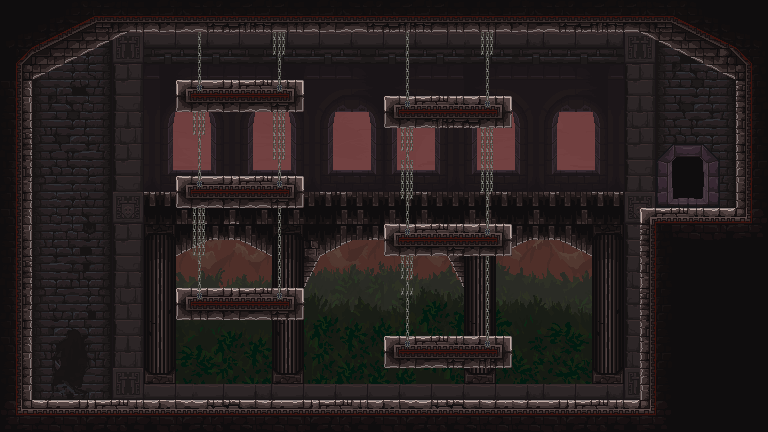

Below is a game level as drawn by its tile map, then a one-line description and the .tmx that defines it (tile-layer data replaced by summaries):
An orthogonal 48x27 tile map with 16x16 px tiles, 9 tile layers (Pink, Mountain1, Mountain2, Grass1, ...), 7 tilesets and 16 objects.

<map version="1.5" tiledversion="1.7.2" orientation="orthogonal" renderorder="right-down" width="48" height="27" tilewidth="16" tileheight="16" infinite="0" nextlayerid="16" nextobjectid="32">
 <tileset firstgid="1" source="01 background.tsx" />
 <tileset firstgid="625" source="02 background.tsx" />
 <tileset firstgid="1249" source="03 background A.tsx" />
 <tileset firstgid="1873" source="04 background.tsx" />
 <tileset firstgid="2497" source="05 background.tsx" />
 <tileset firstgid="3121" source="main_lev_build.tsx" />
 <tileset firstgid="13361" source="other_and_decorative.tsx" />
 <group id="15" name="Background">
  <group id="2" name="Sky">
   <layer id="1" name="Pink" width="48" height="27">
    <data>[1296 cells, 1296 non-empty, 624 distinct tile ids]</data>
   </layer>
   <layer id="3" name="Mountain1" width="48" height="27">
    <data>[1296 cells, 672 non-empty, 350 distinct tile ids]</data>
   </layer>
   <layer id="4" name="Mountain2" width="48" height="27">
    <data>[1296 cells, 576 non-empty, 300 distinct tile ids]</data>
   </layer>
   <layer id="5" name="Grass1" width="48" height="27">
    <data>[1296 cells, 384 non-empty, 192 distinct tile ids]</data>
   </layer>
   <layer id="6" name="Grass2" width="48" height="27">
    <data>[1296 cells, 480 non-empty, 182 distinct tile ids]</data>
   </layer>
  </group>
  <layer id="8" name="Backwall" width="48" height="27">
   <data>[1296 cells, 832 non-empty, 214 distinct tile ids]</data>
  </layer>
  <layer id="13" name="door" width="48" height="27">
   <data>[1296 cells, 16 non-empty, 16 distinct tile ids]</data>
  </layer>
 </group>
 <objectgroup id="14" name="Enemies" />
 <objectgroup id="9" name="Doors">
  <object id="1" x="671.878" y="155.351" width="32.7745" height="51.1283">
   <properties>
    <property name="name" value="exit" />
   </properties>
  </object>
  <object id="14" x="55.7167" y="332.989" width="33.43" height="65.5491">
   <properties>
    <property name="name" value="enter" />
   </properties>
  </object>
 </objectgroup>
 <layer id="7" name="Foreground" width="48" height="27">
  <data>[1296 cells, 484 non-empty, 151 distinct tile ids]</data>
 </layer>
 <layer id="10" name="Chains" width="48" height="27">
  <data>[1296 cells, 66 non-empty, 7 distinct tile ids]</data>
 </layer>
 <objectgroup id="12" name="Collision">
  <object id="15" x="16" y="400" width="624" height="16" />
  <object id="16" x="16" y="80" width="16" height="320" />
  <object id="17" x="128" y="16" width="512" height="16" />
  <object id="18" x="736" y="80" width="16" height="128" />
  <object id="19" x="640" y="208" width="112" height="16" />
  <object id="20" x="640" y="224" width="16" height="192" />
  <object id="21" x="176" y="80" width="128" height="32" />
  <object id="22" x="384" y="96" width="128" height="32" />
  <object id="23" x="384" y="224" width="128" height="32" />
  <object id="24" x="384" y="336" width="128" height="32" />
  <object id="25" x="176" y="288" width="128" height="32" />
  <object id="26" x="176" y="176" width="128" height="32" />
  <object id="30" x="6.18544" y="75.5004" width="144" height="16" rotation="-27" />
  <object id="31" x="630.221" y="9.02448" width="144" height="16" rotation="27" />
 </objectgroup>
</map>
